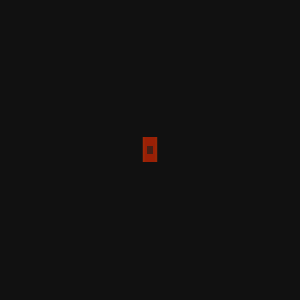
Frame 1 (no input)
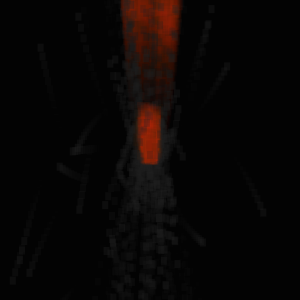
Frame 60 (the mouse pressed at the canvas centre just before this capture)
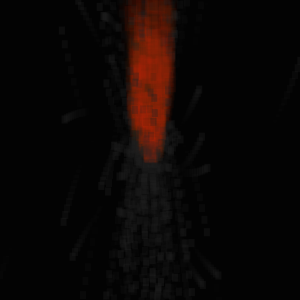
Frame 120 (the mouse held since frame 60 and released just before this capture)

The Processing sketch that drew these frames (run headless with seeded random() and noise(); from frame 60 on, the mouse is pressed at the canvas centre):

// Processing sketch: processing_22316
// ── processing_22316.pde

int numParticles = 400;
 
// !--------------------------------------------------------------!
// IceParticles and BubbleParticles are subclasses of GenParticles,
// so they can be stored in a Gen Particle array!
GenParticle[] p = new GenParticle[numParticles];
 
void setup() {
frameRate(15);
background(20);
  size(300, 300);
  noStroke();
  smooth();
  for (int i = 0; i < p.length; i++) {
    if(random(10) > 5){
      float velX = random(-3, 3);    // set the initial velocities to throw particles from all sides of the origin
      float velY = random(-3, 3);
   p[i] = new SmokeParticle(width/2, height/2, velX, width/2, 5.0, width/2, height/2);
    }
    else{
      float velX = random(-1, 1);  // the ice cubes have a smaller initial velocity than bubbles, which are lighter
      float velY = random(-1, 1);
    
      p[i] = new FireworkParticle(width/2, 0,velX, width/2, 5.0, width/2, height/2); 
    }
  }
}
 
void draw() {
  fill(0, 36);
  rectMode(CORNER);
  rect(0, 0, width, height);
  for (int i = 0; i < p.length; i++) {
    p[i].update();
    p[i].regenerate();
    p[i].display();

  }
}
 
class Particle {
  float x, y; // The x- and y-coordinates
  float vx, vy; // The x- and y-velocities
  float radius; // Particle radius
  float direction = random(-1,1);
 
  Particle(float xpos, float ypos, float velx, float vely, float r) {
    x = xpos;
    y = ypos;
    vx = velx;
    vy = vely;
    radius = 2.5;
  }
 
  void update() {
    vy = vy + direction;
    y += radius * vy;
    x += vx;
  }
 
  void display() {
   ellipse(x, y, radius*2, radius*2);
  }
}
 
 
class GenParticle extends Particle {
  float originX, originY;
 
  GenParticle(float xIn, float yIn, float vxIn, float vyIn, float r, float ox, float oy) {
    super(xIn, yIn, vxIn, vyIn, r);
    originX = ox;
    originY = oy;
  }
 
  void regenerate() {
    if ((x > width + radius) || (x < -radius) ||
      (y > height + radius) || (y < -radius)) {
      x = originX;
      y = originY;
      vx = random(-1.0, 1.0);
      vy = random(-4.0, -2.0);
    }
  }
}
 
class SmokeParticle extends GenParticle {
  float age;
    SmokeParticle(float xIn, float yIn, float vxIn, float vyIn, float r, float ox, float oy) {
    super(xIn, yIn, vxIn, vyIn, r, ox, oy);
    age = random(100);
  }
 
  void regenerate() {
    if ((x > width + radius) || (x < -radius) ||
      (y > height + radius) || (y < -radius)) {
      x = originX;
      y = originY;
      vx = random(-3.0, 3.0);    // bubbles are thrown in all directions, left, right, up, down
      vy = random(-3.0, 3.0);
    }
  }
  void display() {
    colorMode(RGB);
      pushMatrix();
  fill(30,90);
   //translate(x,y);
      //rotate(degrees(45));
    noStroke();
    popMatrix();
   rect(x, y, 6, 8);
  }
}
 
class FireworkParticle extends GenParticle {
 
 FireworkParticle(float xIn, float yIn, float vxIn, float vyIn, float r, float ox, float oy) {
    super(xIn, yIn, vxIn, vyIn, r, ox, oy);
    direction = -0.5;  // increase the gravity, so the smoke cubes seem heavier
  }
 
  void regenerate() {
   
    if ((x > width + radius) || (x < -radius) ||
      (y > height + radius) || (y < -radius)) {
      x = originX;
      y = originY;
      vx = random(-1.0, 1.0);      // changed the velocities here to small amounts, so they don't start with much energy
      vy = random(-2.0, 2.0);
      
    }
  }
 
  void update() {
    float age;
    if(y + radius > height) vy = -0.5 * vy; // added some slight bounce here
    vy = vy + direction;
    y += vy;
    x += vx;
    age = random(100);
 
age++;
  }
 
    
  void display() {    // to make ice cubes, I rotate a rectangle 45 degrees
    pushMatrix();
    translate(x,y);
  
    rectMode(CENTER);
 noStroke();
  fill(random(50,255),33,random(1,8),20);
    
    rect(0, 0, radius*5, radius*10);
    popMatrix();
    
 
    
  }
}
